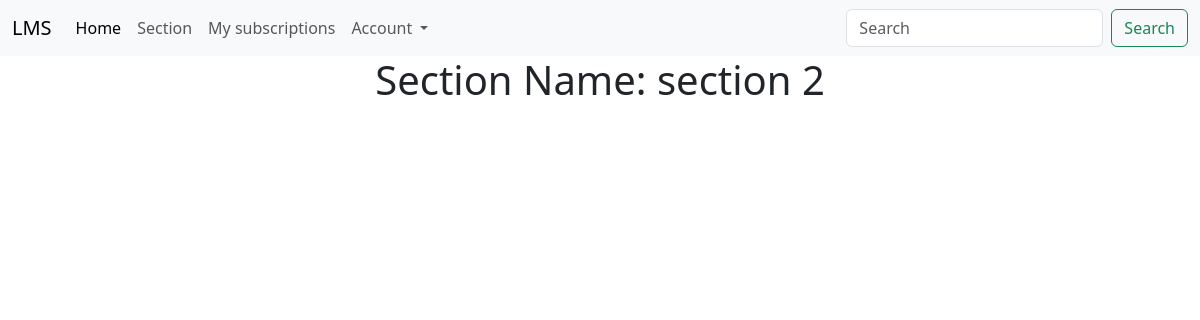
The app's page /sections/2 (signed in), older data.
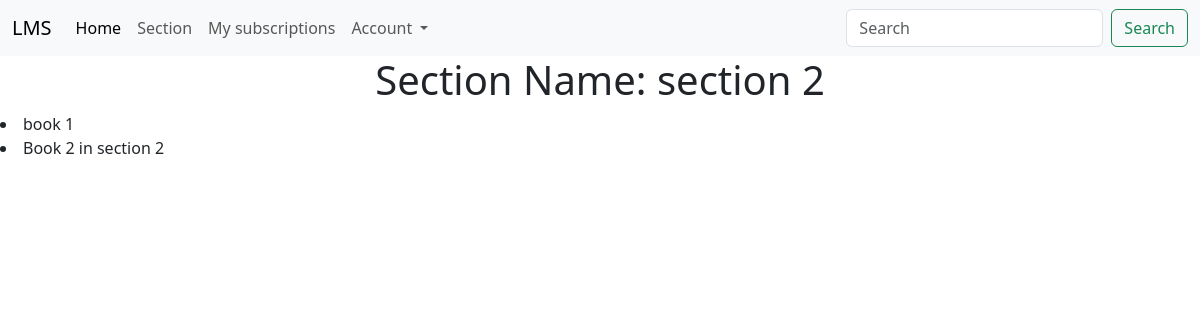
The same page, newer data.
### app/models.py (models this page shows)
class Book(db.Model):
    __tablename__ = "books"
    book_id = db.Column(db.Integer, autoincrement=True, primary_key=True)
    title = db.Column(db.String, nullable=False)
    description = db.Column(db.String, nullable=True)
    content = db.Column(db.String, nullable=False)
    author = db.Column(db.String, nullable=False)
    section_id = db.Column(
        db.Integer, db.ForeignKey("sections.section_id"), nullable=True
    )

### app/bp/sections.py (the view)
@bp.route("/sections/<section_id>", methods=["GET", "POST"])
def retrieve_section(section_id):
    if request.method == "GET":
        section = Section.query.get(section_id)
        return render_template("sections/section_details.html", section=section)

### templates/sections/section_details.html (shortened to what this page needs)
{% extends "base.html" %}
{% block content %}
<h1 class="text-center">Section Name: {{ section.section_name}}</h1>
{% for book in section.books %}
<li>{{book.title}}
</li>
{% endfor%}
{% endblock %}

Row changes from the older to the newer data that the page shows:
added Book: title "book 1"
added Book: title "Book 2 in section 2"
